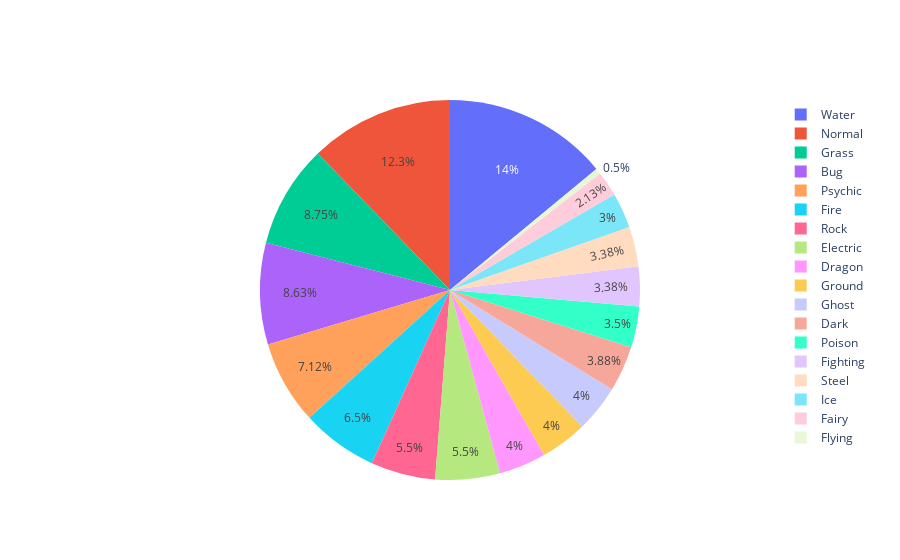

The code cell stored with this chart in its notebook:
### Code cell
fig = go.Figure(data=[go.Pie(labels=pokemon_df['Type 1'].value_counts().index, 
                             values=pokemon_df['Type 1'].value_counts())])
fig.show()

### Figure 1 — Plotly figure (JSON) as saved in the notebook; plotly's stock layout.template omitted (floating-point values rounded to 4 significant figures)
{"data": [{"labels": ["Water", "Normal", "Grass", "Bug", "Psychic", "Fire", "Rock", "Electric", "Dragon", "Ground", "Ghost", "Dark", "Poison", "Fighting", "Steel", "Ice", "Fairy", "Flying"], "type": "pie", "values": [112, 98, 70, 69, 57, 52, 44, 44, 32, 32, 32, 31, 28, 27, 27, 24, 17, 4]}], "layout": {}}
